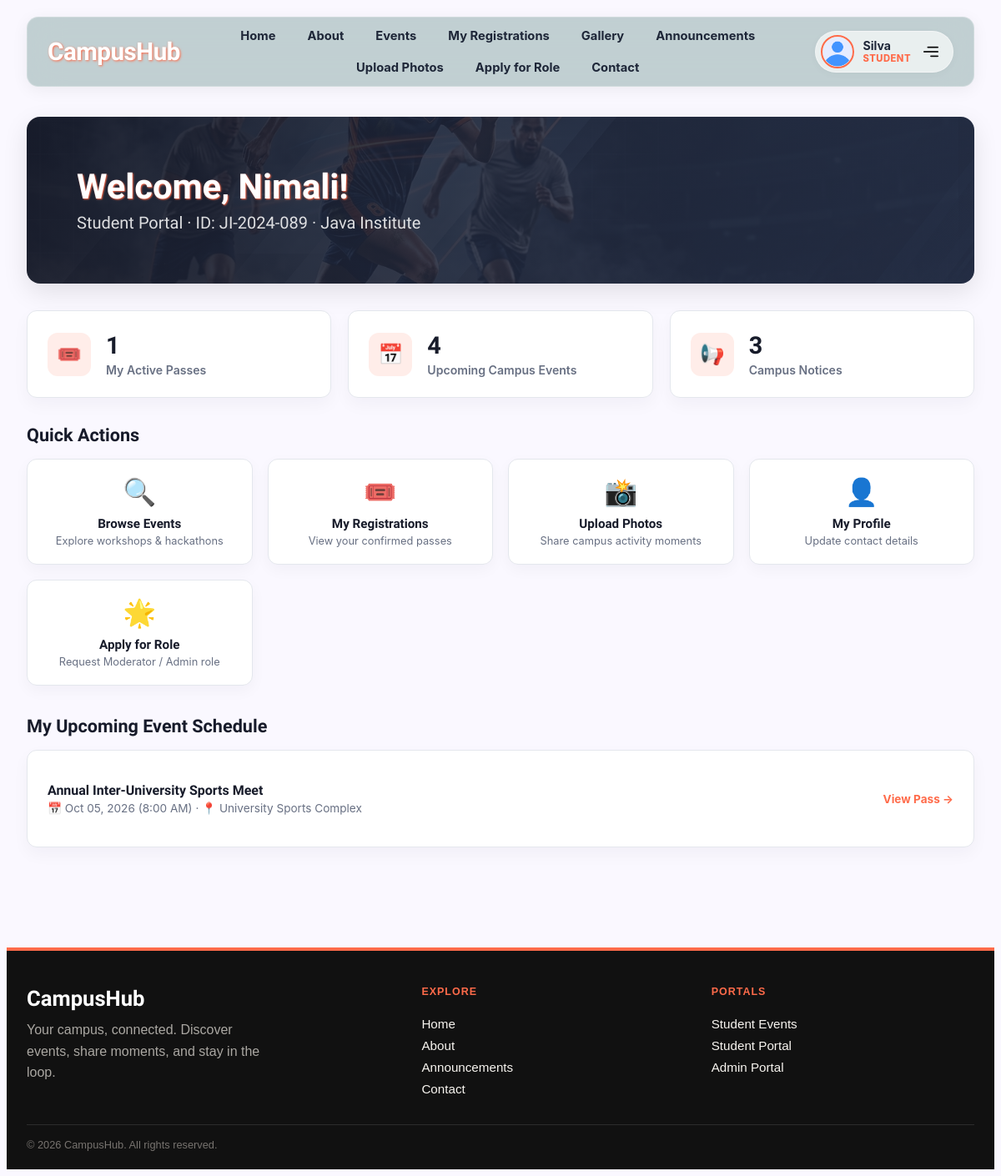
The app's page /student/dashboard.php (signed in) with its own data.
### tables this page shows
CREATE TABLE IF NOT EXISTS `users` (
  `user_id` INT AUTO_INCREMENT PRIMARY KEY,
  `first_name` VARCHAR(50) NOT NULL,
  `last_name` VARCHAR(75) NOT NULL,
  `email` VARCHAR(100) NOT NULL UNIQUE,
  `phone` VARCHAR(25) NOT NULL UNIQUE,
  `password_hash` VARCHAR(255) NOT NULL,
  `gender` VARCHAR(10) NOT NULL DEFAULT 'other',
  `role` ENUM('super_admin', 'admin', 'moderator', 'student', 'teacher') NOT NULL DEFAULT 'student',
  `student_id` VARCHAR(50) NULL,
  `institution` VARCHAR(150) NULL DEFAULT 'Java Institute for Advanced Technology',
  `profile_photo` VARCHAR(255) NULL DEFAULT 'default-avatar.png',
  `created_at` TIMESTAMP DEFAULT CURRENT_TIMESTAMP
);

CREATE TABLE IF NOT EXISTS `events` (
  `event_id` INT AUTO_INCREMENT PRIMARY KEY,
  `title` VARCHAR(255) NOT NULL,
  `description` TEXT NOT NULL,
  `category` VARCHAR(50) NOT NULL DEFAULT 'Workshop',
  `club_name` VARCHAR(100) NOT NULL DEFAULT 'CampusHub General',
  `event_date` DATE NOT NULL,
  `event_time` TIME NOT NULL,
  `location` VARCHAR(255) NOT NULL,
  `max_participants` INT NOT NULL DEFAULT 50,
  `banner_image` VARCHAR(255) NULL,
  `meta_data` JSON NULL,
  `status` ENUM('upcoming', 'completed', 'cancelled') DEFAULT 'upcoming',
  `created_at` TIMESTAMP DEFAULT CURRENT_TIMESTAMP
);

### includes/db.php (called while the page is built, shortened)
<?php
class Database
{
  private static $connection = null;
  public static function getConnection()
  {
    if (self::$connection === null) {
      $conn = @new mysqli(DB_HOST, DB_USER, DB_PASS, DB_NAME, 3306);
      $conn->set_charset("utf8mb4");
      self::$connection = $conn;
    }
    return self::$connection;
  }
  public static function search($query, $types = null, $params = [])
  {
    $conn = self::getConnection();
    $statement = $conn->prepare($query);
    if ($types != null && !empty($params)) {
      $statement->bind_param($types, ...$params);
    }
    $statement->execute();
    $result = $statement->get_result();
    return $result;
  }
}

### student/dashboard.php (the view, shortened to what this page needs)
<?php
require_once '../includes/header.php';
require_once '../includes/db.php';
$user_id = isset($_SESSION['user_id']) ? (int)$_SESSION['user_id'] : 0;
$user_info = null;
if ($user_id > 0) {
    $u_res = Database::search("SELECT * FROM users WHERE user_id = ? LIMIT 1", "i", [$user_id]);
    if ($u_res && $u_res->num_rows > 0) {
        $user_info = $u_res->fetch_assoc();
    }
}
$reg_count = 0;
if ($user_id > 0) {
    $c_res = Database::search("SELECT COUNT(*) as total FROM registrations WHERE users_user_id = ? AND status = 'confirmed'", "i", [$user_id]);
    if ($c_res && $crow = $c_res->fetch_assoc()) {
        $reg_count = (int)$crow['total'];
    }
}
$upcoming_count = 0;
$e_res = Database::search("SELECT COUNT(*) as total FROM events WHERE status = 'upcoming'");
if ($e_res && $erow = $e_res->fetch_assoc()) {
    $upcoming_count = (int)$erow['total'];
}
$ann_count = 0;
$a_res = Database::search("SELECT COUNT(*) as total FROM announcements");
if ($a_res && $arow = $a_res->fetch_assoc()) {
    $ann_count = (int)$arow['total'];
}
$my_events = [];
if ($user_id > 0) {
    $m_res = Database::search("SELECT e.title, e.event_date, e.event_time, e.location, e.category
                              FROM registrations r
                              JOIN events e ON r.events_event_id = e.event_id
                              WHERE r.users_user_id = ? AND r.status = 'confirmed'
                              ORDER BY e.event_date ASC LIMIT 2", "i", [$user_id]);
    if ($m_res && $m_res->num_rows > 0) {
        while ($mrow = $m_res->fetch_assoc()) {
            $my_events[] = $mrow;
        }
    }
}
?>
<main class="page-container">
  <section class="dash-hero">
    <h1>Welcome, <?php echo htmlspecialchars($user_info['first_name'] ?? 'Student'); ?>!</h1>
    <p>Student Portal · ID: <?php echo htmlspecialchars($user_info['student_id'] ?? 'JI-2024-042'); ?> · <?php echo htmlspecialchars($user_info['institution'] ?? 'Java Institute'); ?></p>
  </section>
  <section class="content-section">
    <div class="stats-grid">
      <div class="stat-card">
        <div class="stat-icon">🎟️</div>
        <div class="stat-details">
          <h3><?php echo $reg_count; ?></h3>
          <p>My Active Passes</p>
        </div>
      </div>
      <div class="stat-card">
        <div class="stat-icon">📅</div>
        <div class="stat-details">
          <h3><?php echo $upcoming_count; ?></h3>
          <p>Upcoming Campus Events</p>
        </div>
      </div>
      <div class="stat-card">
        <div class="stat-icon">📢</div>
        <div class="stat-details">
          <h3><?php echo $ann_count; ?></h3>
          <p>Campus Notices</p>
        </div>
      </div>
    </div>
    <h2 class="section-title">Quick Actions</h2>
    <div class="actions-grid">
      <a href="events.php" class="action-btn-card">
        <div class="action-emoji">🔍</div>
        <div class="action-label">Browse Events</div>
        <div class="action-desc">Explore workshops & hackathons</div>
      </a>
      <a href="my_registrations.php" class="action-btn-card">
        <div class="action-emoji">🎟️</div>
        <div class="action-label">My Registrations</div>
        <div class="action-desc">View your confirmed passes</div>
      </a>
      <a href="upload_photo.php" class="action-btn-card">
        <div class="action-emoji">📸</div>
        <div class="action-label">Upload Photos</div>
        <div class="action-desc">Share campus activity moments</div>
      </a>
      <a href="profile.php" class="action-btn-card">
        <div class="action-emoji">👤</div>
        <div class="action-label">My Profile</div>
        <div class="action-desc">Update contact details</div>
      </a>
      <a href="apply_role.php" class="action-btn-card">
        <div class="action-emoji">🌟</div>
        <div class="action-label">Apply for Role</div>
        <div class="action-desc">Request Moderator / Admin role</div>
      </a>
    </div>
    <h2 class="section-title">My Upcoming Event Schedule</h2>
    <div class="registered-preview">
      <?php if (empty($my_events)): ?>
        <p style="color: var(--muted); font-family: -apple-system, BlinkMacSystemFont, 'Segoe UI', Roboto, sans-serif; margin: 0;">
          You do not have any registered events yet. <a href="events.php" style="color: var(--coral); font-weight: bold; text-decoration: none;">Browse Events &raquo;</a>
        </p>
      <?php else: ?>
        <?php foreach ($my_events as $me): ?>
          <div class="preview-item">
            <div class="preview-left">
              <h4><?php echo htmlspecialchars($me['title']); ?></h4>
              <p>📅 <?php echo date('M d, Y', strtotime($me['event_date'])); ?> (<?php echo date('g:i A', strtotime($me['event_time'])); ?>) · 📍 <?php echo htmlspecialchars($me['location']); ?></p>
            </div>
            <a href="my_registrations.php" style="color: var(--coral); font-weight: bold; font-size: 0.85rem; text-decoration: none; font-family: -apple-system, BlinkMacSystemFont, 'Segoe UI', Roboto, sans-serif;">View Pass &rarr;</a>
          </div>
        <?php endforeach; ?>
      <?php endif; ?>
    </div>
  </section>
</main>
<?php
require_once '../includes/footer.php';
?>

### assets/css/style.css (style rules this page uses)
body { background-color: #faf8ff; font-family: 'Archivo Black', sans-serif; }

### student/dashboard.php (style rules this page uses)
.page-container { --ink: #171b2a; --muted: #687083; --line: #e4e7ed; --coral: #FF6B4A; width: 100%; padding: 0 24px 64px; box-sizing: border-box; }
.dash-hero, .content-section { width: 100%; max-width: 1200px; margin-right: auto; margin-left: auto; }
.dash-hero { position: relative; display: flex; flex-direction: column; justify-content: center; min-height: 200px; margin-top: 36px; padding: 36px clamp(24px, 5vw, 64px); box-sizing: border-box; border-radius: 16px; background: linear-gradient(115deg, rgba(23, 27, 42, 0.94), rgba(43, 53, 79, 0.8)), url('../assets/images/hero1.jpg') center / cover; color: #ffffff; box-shadow: 0 10px 30px rgba(0, 0, 0, 0.1); }
.dash-hero h1 { margin: 0 0 8px; font-size: clamp(1.8rem, 3.5vw, 2.6rem); line-height: 1.1; text-shadow: #FF6B4A 1px 1px 2px; }
.dash-hero p { max-width: 600px; margin: 0; color: rgba(255, 255, 255, 0.85); font-family: 'Cabin Sketch', cursive; font-size: 1.25rem; }
.content-section { margin-top: 32px; }
.stats-grid { display: grid; grid-template-columns: repeat(3, 1fr); gap: 20px; margin-bottom: 32px; }
.stat-card { background: #ffffff; border: 1px solid var(--line); border-radius: 12px; padding: 24px; display: flex; align-items: center; gap: 18px; box-shadow: 0 8px 20px rgba(23, 27, 42, 0.04); }
.stat-icon { display: flex; align-items: center; justify-content: center; width: 52px; height: 52px; border-radius: 12px; background: rgba(255, 107, 74, 0.12); color: var(--coral); font-size: 1.5rem; }
.stat-details h3 { margin: 0 0 4px; color: var(--ink); font-size: 1.8rem; }
.stat-details p { margin: 0; color: var(--muted); font-family: -apple-system, BlinkMacSystemFont, "Segoe UI", Roboto, sans-serif; font-size: 0.88rem; font-weight: 600; }
.actions-grid { display: grid; grid-template-columns: repeat(4, 1fr); gap: 18px; margin-bottom: 36px; }
.action-btn-card { background: #ffffff; border: 1px solid var(--line); border-radius: 12px; padding: 20px; text-decoration: none; color: var(--ink); display: flex; flex-direction: column; align-items: center; text-align: center; box-shadow: 0 6px 18px rgba(23, 27, 42, 0.04); transition: transform 0.2s, border-color 0.2s, box-shadow 0.2s; }
.action-emoji { font-size: 2rem; margin-bottom: 10px; }
.action-label { font-size: 0.95rem; font-weight: bold; margin-bottom: 4px; }
.action-desc { font-size: 0.8rem; color: var(--muted); font-family: -apple-system, BlinkMacSystemFont, "Segoe UI", Roboto, sans-serif; }
.section-title { margin: 0 0 16px; color: var(--ink); font-size: 1.35rem; }
.registered-preview { background: #ffffff; border: 1px solid var(--line); border-radius: 12px; padding: 24px; box-shadow: 0 8px 20px rgba(23, 27, 42, 0.04); }
.preview-item { display: flex; justify-content: space-between; align-items: center; padding: 14px 0; border-bottom: 1px solid #f0f2f5; }
.preview-item:last-child { border-bottom: none; }
.preview-left h4 { margin: 0 0 4px; color: var(--ink); font-size: 1rem; }
.preview-left p { margin: 0; color: var(--muted); font-family: -apple-system, BlinkMacSystemFont, "Segoe UI", Roboto, sans-serif; font-size: 0.85rem; }

### records on screen
users: first_name "Nimali", student "JI-2024-089", institution "Java Institute"
events: title "Annual Inter-University Sports Meet", event_date "Oct 05, 2026", event_time "8:00 AM", location "University Sports Complex"

### other values on screen
$user_name "Silva"
str_replace('_', ' ', $user_role) "STUDENT"
$reg_count "1"
$upcoming_count "4"
$ann_count "3"
